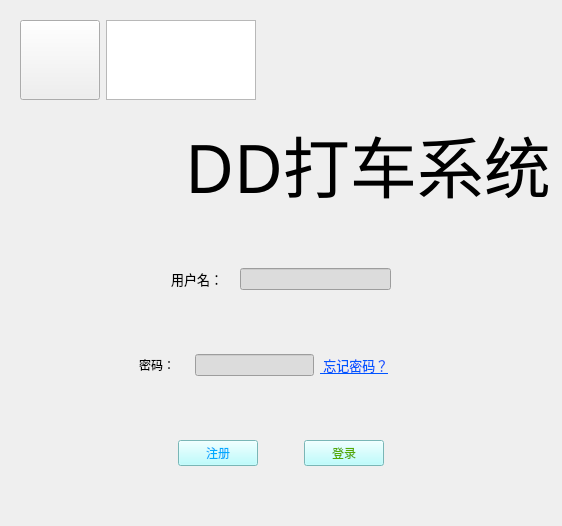
   <widget class="QWidget" name="page_1">
    <layout class="QVBoxLayout" name="verticalLayout">
     <item>
      <widget class="QWidget" name="widget_36" native="true">
       <layout class="QHBoxLayout" name="horizontalLayout_34">
        <item>
         <widget class="QPushButton" name="Ptn_p1_ti">
          <property name="enabled">
           <bool>true</bool>
          </property>
          <property name="minimumSize">
           <size>
            <width>80</width>
            <height>80</height>
           </size>
          </property>
          <property name="maximumSize">
           <size>
            <width>80</width>
            <height>80</height>
           </size>
          </property>
          <property name="styleSheet">
           <string notr="true">background-image: url(:/res/resource/button.png);</string>
          </property>
          <property name="text">
           <string/>
          </property>
         </widget>
        </item>
        <item>
         <widget class="QTextEdit" name="L_p1_ti">
          <property name="minimumSize">
           <size>
            <width>150</width>
            <height>80</height>
           </size>
          </property>
          <property name="maximumSize">
           <size>
            <width>150</width>
            <height>80</height>
           </size>
          </property>
          <property name="font">
           <font>
            <family>微软雅黑</family>
            <pointsize>10</pointsize>
            <weight>50</weight>
            <italic>false</italic>
            <bold>false</bold>
           </font>
          </property>
          <property name="styleSheet">
           <string notr="true">font: 10pt &quot;微软雅黑&quot;;</string>
          </property>
         </widget>
        </item>
        <item>
         <widget class="QLabel" name="label_55">
          <property name="minimumSize">
           <size>
            <width>0</width>
            <height>80</height>
           </size>
          </property>
          <property name="maximumSize">
           <size>
            <width>16777215</width>
            <height>80</height>
           </size>
          </property>
          <property name="text">
           <string/>
          </property>
         </widget>
        </item>
        <item>
         <widget class="QLabel" name="label_56">
          <property name="minimumSize">
           <size>
            <width>0</width>
            <height>80</height>
           </size>
          </property>
          <property name="maximumSize">
           <size>
            <width>16777215</width>
            <height>80</height>
           </size>
          </property>
          <property name="text">
           <string/>
          </property>
         </widget>
        </item>
       </layout>
      </widget>
     </item>
     <item>
      <widget class="QLabel" name="label">
       <property name="font">
        <font>
         <family>华文隶书</family>
         <pointsize>50</pointsize>
         <weight>50</weight>
         <bold>false</bold>
        </font>
       </property>
       <property name="text">
        <string>          DD打车系统</string>
       </property>
      </widget>
     </item>
     <item>
      <spacer name="verticalSpacer">
       <property name="orientation">
        <enum>Qt::Vertical</enum>
       </property>
       <property name="sizeType">
        <enum>QSizePolicy::Fixed</enum>
       </property>
       <property name="sizeHint" stdset="0">
        <size>
         <width>20</width>
         <height>40</height>
        </size>
       </property>
      </spacer>
     </item>
     <item>
      <widget class="QWidget" name="widget" native="true">
       <layout class="QHBoxLayout" name="horizontalLayout">
        <item>
         <spacer name="horizontalSpacer">
          <property name="orientation">
           <enum>Qt::Horizontal</enum>
          </property>
          <property name="sizeHint" stdset="0">
           <size>
            <width>40</width>
            <height>20</height>
           </size>
          </property>
         </spacer>
        </item>
        <item>
         <widget class="QLabel" name="label_2">
          <property name="font">
           <font>
            <family>微软雅黑</family>
            <pointsize>10</pointsize>
           </font>
          </property>
          <property name="text">
           <string>用户名：   </string>
          </property>
         </widget>
        </item>
        <item>
         <widget class="QLineEdit" name="L_p1_u">
          <property name="styleSheet">
           <string notr="true">background-color: rgb(220, 220, 220);
font: 10pt &quot;微软雅黑&quot;;</string>
          </property>
         </widget>
        </item>
        <item>
         <spacer name="horizontalSpacer_2">
          <property name="orientation">
           <enum>Qt::Horizontal</enum>
          </property>
          <property name="sizeHint" stdset="0">
           <size>
            <width>40</width>
            <height>20</height>
           </size>
          </property>
         </spacer>
        </item>
       </layout>
      </widget>
     </item>
     <item>
      <spacer name="verticalSpacer_4">
       <property name="orientation">
        <enum>Qt::Vertical</enum>
       </property>
       <property name="sizeType">
        <enum>QSizePolicy::Fixed</enum>
       </property>
       <property name="sizeHint" stdset="0">
        <size>
         <width>20</width>
         <height>40</height>
        </size>
       </property>
      </spacer>
     </item>
     <item>
      <widget class="QWidget" name="widget_2" native="true">
       <layout class="QHBoxLayout" name="horizontalLayout_2">
        <item>
         <spacer name="horizontalSpacer_3">
          <property name="orientation">
           <enum>Qt::Horizontal</enum>
          </property>
          <property name="sizeHint" stdset="0">
           <size>
            <width>40</width>
            <height>20</height>
           </size>
          </property>
         </spacer>
        </item>
        <item>
         <widget class="QLabel" name="label_3">
          <property name="styleSheet">
           <string notr="true">font: 10pt &quot;微软雅黑&quot;;</string>
          </property>
          <property name="text">
           <string>密码：    </string>
          </property>
         </widget>
        </item>
        <item>
         <widget class="QLineEdit" name="L_p1_p">
          <property name="styleSheet">
           <string notr="true">background-color: rgb(220, 220, 220);
font: 10pt &quot;微软雅黑&quot;;</string>
          </property>
          <property name="echoMode">
           <enum>QLineEdit::Password</enum>
          </property>
         </widget>
        </item>
        <item>
         <widget class="QLabel" name="L_p1_fg">
          <property name="font">
           <font>
            <family>微软雅黑</family>
            <pointsize>10</pointsize>
            <weight>50</weight>
            <italic>false</italic>
            <bold>false</bold>
            <underline>true</underline>
           </font>
          </property>
          <property name="styleSheet">
           <string notr="true">QLabel {font: 10pt &quot;微软雅黑&quot;;
color: rgb(0, 85, 255);}
QLabel:hover {color: rgb(255, 0, 127);}</string>
          </property>
          <property name="text">
           <string> 忘记密码？</string>
          </property>
         </widget>
        </item>
        <item>
         <spacer name="horizontalSpacer_4">
          <property name="orientation">
           <enum>Qt::Horizontal</enum>
          </property>
          <property name="sizeType">
           <enum>QSizePolicy::Fixed</enum>
          </property>
          <property name="sizeHint" stdset="0">
           <size>
            <width>153</width>
            <height>20</height>
           </size>
          </property>
         </spacer>
        </item>
       </layout>
      </widget>
     </item>
     <item>
      <spacer name="verticalSpacer_3">
       <property name="orientation">
        <enum>Qt::Vertical</enum>
       </property>
       <property name="sizeType">
        <enum>QSizePolicy::Fixed</enum>
       </property>
       <property name="sizeHint" stdset="0">
        <size>
         <width>20</width>
         <height>40</height>
        </size>
       </property>
      </spacer>
     </item>
     <item>
      <widget class="QWidget" name="widget_3" native="true">
       <layout class="QHBoxLayout" name="horizontalLayout_3">
        <item>
         <spacer name="horizontalSpacer_5">
          <property name="orientation">
           <enum>Qt::Horizontal</enum>
          </property>
          <property name="sizeHint" stdset="0">
           <size>
            <width>40</width>
            <height>20</height>
           </size>
          </property>
         </spacer>
        </item>
        <item>
         <widget class="QPushButton" name="Ptn_p1_r">
          <property name="styleSheet">
           <string notr="true">QPushButton {font: 10pt &quot;微软雅黑&quot;;
background-color: rgb(170, 255, 255);
color: rgb(0, 170, 255);}
QPushButton:hover { 
background-color: rgb(151, 227, 227);
color: rgb(255, 255, 255);}</string>
          </property>
          <property name="text">
           <string>注册</string>
          </property>
         </widget>
        </item>
        <item>
         <spacer name="horizontalSpacer_7">
          <property name="orientation">
           <enum>Qt::Horizontal</enum>
          </property>
          <property name="sizeType">
           <enum>QSizePolicy::Fixed</enum>
          </property>
          <property name="sizeHint" stdset="0">
           <size>
            <width>40</width>
            <height>20</height>
           </size>
          </property>
         </spacer>
        </item>
        <item>
         <widget class="QPushButton" name="Ptn_p1_l">
          <property name="styleSheet">
           <string notr="true">QPushButton {font: 10pt &quot;微软雅黑&quot;;
background-color: rgb(170, 255, 255);
color: rgb(85, 170, 0);}
QPushButton:hover { 
background-color: rgb(151, 227, 227);
color: rgb(255, 255, 255);}</string>
          </property>
          <property name="text">
           <string>登录</string>
          </property>
         </widget>
        </item>
        <item>
         <spacer name="horizontalSpacer_6">
          <property name="orientation">
           <enum>Qt::Horizontal</enum>
          </property>
          <property name="sizeHint" stdset="0">
           <size>
            <width>40</width>
            <height>20</height>
           </size>
          </property>
         </spacer>
        </item>
       </layout>
      </widget>
     </item>
     <item>
      <spacer name="verticalSpacer_2">
       <property name="orientation">
        <enum>Qt::Vertical</enum>
       </property>
       <property name="sizeHint" stdset="0">
        <size>
         <width>20</width>
         <height>40</height>
        </size>
       </property>
      </spacer>
     </item>
    </layout>
   </widget>
